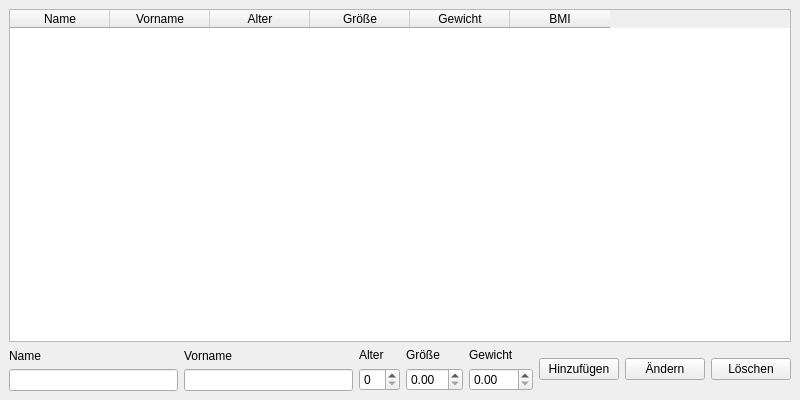
<?xml version="1.0" encoding="UTF-8"?>
<ui version="4.0">
 <class>MainWindow</class>
 <widget class="QMainWindow" name="MainWindow">
  <property name="geometry">
   <rect>
    <x>0</x>
    <y>0</y>
    <width>800</width>
    <height>400</height>
   </rect>
  </property>
  <property name="sizePolicy">
   <sizepolicy hsizetype="MinimumExpanding" vsizetype="MinimumExpanding">
    <horstretch>0</horstretch>
    <verstretch>0</verstretch>
   </sizepolicy>
  </property>
  <property name="minimumSize">
   <size>
    <width>800</width>
    <height>400</height>
   </size>
  </property>
  <property name="windowTitle">
   <string>PatMan - Patient Management System</string>
  </property>
  <widget class="QWidget" name="centralwidget">
   <layout class="QHBoxLayout" name="horizontalLayout">
    <item>
     <layout class="QVBoxLayout" name="verticalLayout">
      <item>
       <widget class="QTableWidget" name="patientsTable">
        <property name="editTriggers">
         <set>QAbstractItemView::NoEditTriggers</set>
        </property>
        <property name="selectionBehavior">
         <enum>QAbstractItemView::SelectRows</enum>
        </property>
        <property name="columnCount">
         <number>6</number>
        </property>
        <attribute name="horizontalHeaderCascadingSectionResizes">
         <bool>false</bool>
        </attribute>
        <column>
         <property name="text">
          <string>Name</string>
         </property>
        </column>
        <column>
         <property name="text">
          <string>Vorname</string>
         </property>
        </column>
        <column>
         <property name="text">
          <string>Alter</string>
         </property>
        </column>
        <column>
         <property name="text">
          <string>Größe</string>
         </property>
        </column>
        <column>
         <property name="text">
          <string>Gewicht</string>
         </property>
        </column>
        <column>
         <property name="text">
          <string>BMI</string>
         </property>
        </column>
       </widget>
      </item>
      <item>
       <layout class="QHBoxLayout" name="crudHorizontalLayout">
        <item>
         <layout class="QVBoxLayout" name="nameVerticalLayout">
          <item>
           <widget class="QLabel" name="nameLabel">
            <property name="text">
             <string>Name</string>
            </property>
           </widget>
          </item>
          <item>
           <widget class="QLineEdit" name="nameLineEdit"/>
          </item>
         </layout>
        </item>
        <item>
         <layout class="QVBoxLayout" name="givenNameVerticalLayout">
          <item>
           <widget class="QLabel" name="givenNameLabel">
            <property name="text">
             <string>Vorname</string>
            </property>
           </widget>
          </item>
          <item>
           <widget class="QLineEdit" name="givenNameLineEdit"/>
          </item>
         </layout>
        </item>
        <item>
         <layout class="QVBoxLayout" name="ageVerticalLayout">
          <item>
           <widget class="QLabel" name="ageLabel">
            <property name="text">
             <string>Alter</string>
            </property>
           </widget>
          </item>
          <item>
           <widget class="QSpinBox" name="ageSpinBox"/>
          </item>
         </layout>
        </item>
        <item>
         <layout class="QVBoxLayout" name="sizeVerticalLayout">
          <item>
           <widget class="QLabel" name="sizeLabel">
            <property name="text">
             <string>Größe</string>
            </property>
           </widget>
          </item>
          <item>
           <widget class="QDoubleSpinBox" name="sizeSpinBox"/>
          </item>
         </layout>
        </item>
        <item>
         <layout class="QVBoxLayout" name="weightVerticalLayout">
          <item>
           <widget class="QLabel" name="weightLabel">
            <property name="text">
             <string>Gewicht</string>
            </property>
           </widget>
          </item>
          <item>
           <widget class="QDoubleSpinBox" name="weightSpinBox">
            <property name="maximum">
             <double>300.000000000000000</double>
            </property>
           </widget>
          </item>
         </layout>
        </item>
        <item>
         <widget class="QPushButton" name="addPushButton">
          <property name="text">
           <string>Hinzufügen</string>
          </property>
         </widget>
        </item>
        <item>
         <widget class="QPushButton" name="updatePushButton">
          <property name="text">
           <string>Ändern</string>
          </property>
         </widget>
        </item>
        <item>
         <widget class="QPushButton" name="deletePushButton">
          <property name="text">
           <string>Löschen</string>
          </property>
         </widget>
        </item>
       </layout>
      </item>
     </layout>
    </item>
   </layout>
  </widget>
 </widget>
 <resources/>
 <connections/>
</ui>
